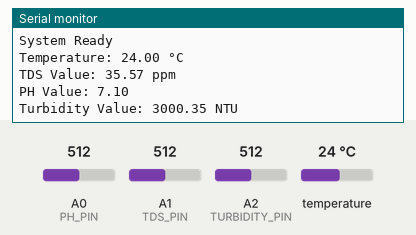
This sketch was run on a simulated Arduino Uno, built with avr-gcc and run on an emulated ATmega328P. Shown: the last lines printed to the serial monitor. Inputs (shaded band) come from the test bench; at power-on: temperature 24 °C, A0 (PH_PIN) = 512, A1 (TDS_PIN) = 512, A2 (TURBIDITY_PIN) = 512.

Above: at 1.5 s.
1.6 s: temperature set to 12 °C
3.1 s: A0 (PH_PIN) set to 716
At 3.31 s:
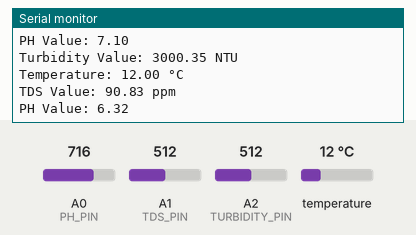
4.6 s: A1 (TDS_PIN) set to 716
At 5.29 s:
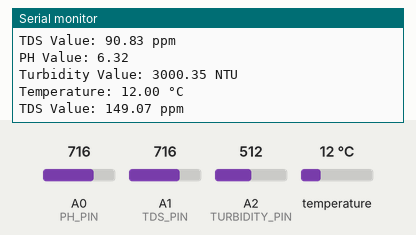
6.1 s: A2 (TURBIDITY_PIN) set to 716
At 7.46 s:
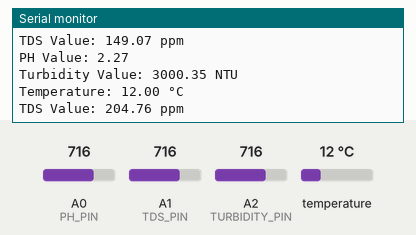
7.6 s: temperature set to 19 °C
At 8.4 s:
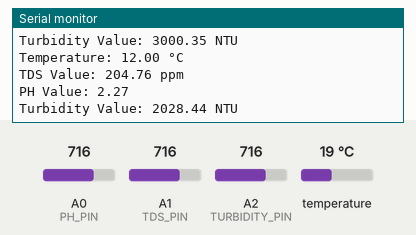
9.1 s: A0 (PH_PIN) set to 992
At 10.3 s:
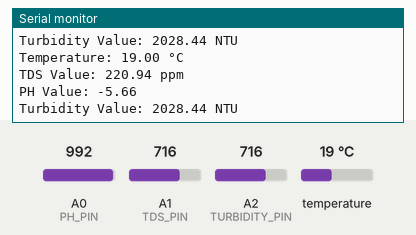
Timing chart, 0 to 11.6 s (numbered marks = the images above; inputs shaded):
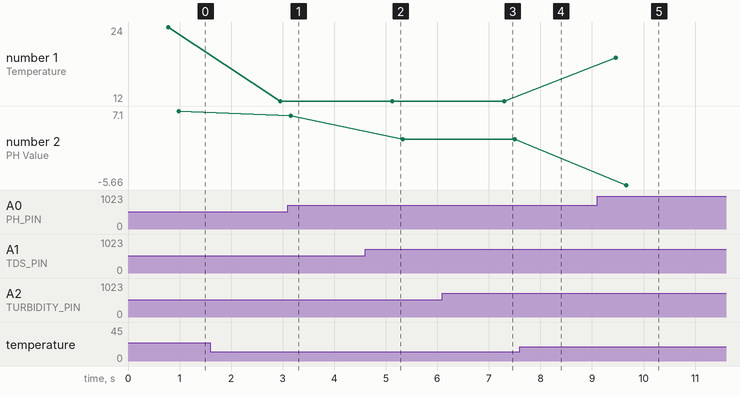

Measured:
- after the input at 3.1 s, the serial monitor: prints a new line after 0.05 s (image 1)
- after the input at 4.6 s, the serial monitor: prints a new line after 0.55 s (image 2)
- after the input at 9.1 s, the serial monitor: prints a new line after 0.57 s (image 5)
- plotted number 1: 24 → 12 after the input at 1.6 s
- plotted number 2: 7.1 → 6.32 after the input at 3.1 s, 2.27 → -5.66 after the input at 9.1 s

The sketch:

Tes_Sensor_Device.ino
```cpp
#define DEBUG true

#if DEBUG
  #define PRINT(x)    Serial.print(x)
  #define PRINTLN(x)  Serial.println(x)
#else
  #define PRINT(x)
  #define PRINTLN(x)
#endif

#include <OneWire.h>
#include <DallasTemperature.h>

// ================= DS18B20 =================
#define ONE_WIRE_BUS 4

OneWire oneWire(ONE_WIRE_BUS);
DallasTemperature sensors(&oneWire);

// ================= TDS =================
#define TDS_PIN A1
#define VREF 5.0
#define SCOUNT 30

int analogBuffer[SCOUNT];
int analogBufferIndex = 0;

float waterTemp = 25.0;
float tdsValue = 0;

// ================= FUNCTIONS =================
float readTempWater() {
  sensors.requestTemperatures();
  waterTemp = sensors.getTempCByIndex(0);

  PRINT("Temperature: ");
  PRINT(waterTemp);
  PRINTLN(" °C");

  return waterTemp;
}

void tdsRead() {
  analogBuffer[analogBufferIndex++] = analogRead(TDS_PIN);

  if (analogBufferIndex >= SCOUNT) analogBufferIndex = 0;

  long total = 0;
  for (int i = 0; i < SCOUNT; i++) {
    total += analogBuffer[i];
  }

  float averageADC = total / (float)SCOUNT;
  float averageVoltage = averageADC * VREF / 1024.0;

  float compensationCoefficient = 1.0 + 0.02 * (waterTemp - 25.0);
  float compensationVoltage = averageVoltage / compensationCoefficient;

  tdsValue = (
    133.42 * compensationVoltage * compensationVoltage * compensationVoltage
    - 255.86 * compensationVoltage * compensationVoltage
    + 857.39 * compensationVoltage
  ) * 0.5;

  PRINT("TDS Value: ");
  PRINT(tdsValue);
  PRINTLN(" ppm");
}

// ================= PH METER =================
#define PH_PIN A0
#define VREF 5.0
#define SAMPLE_COUNT 20

float slope25 = -5.66;   // hasil kalibrasi pada 25°C
float offset  = 21.20;

float readPH(float waterTemp) {
  long total = 0;
  for (int i = 0; i < 20; i++) {
    total += analogRead(PH_PIN);
    delay(10);
  }

  float voltage = (total / 20.0) * 5.0 / 1024.0;
  // Temperature Compensation
  float slopeTemp = slope25 * ((waterTemp + 273.15) / 298.15);
  float phValue = slopeTemp * voltage + offset;

  PRINT("PH Value: ");
  PRINTLN(phValue);
  return phValue;
}

// ================= KEKERUHAN AIR METER =================
#define TURBIDITY_PIN A2
#define VREF 5.0

float readTurbidity() {
  long total = 0;

  for (int i = 0; i < 20; i++) {
    total += analogRead(TURBIDITY_PIN);
    delay(10);
  }

  float adc = total / 20.0;
  float voltage = adc * VREF / 1024.0;

  float ntu = -1120.4 * voltage * voltage + 5742.3 * voltage - 4352.9;

  if (ntu < 0) ntu = 0;
  PRINT("Turbidity Value: ");
  PRINT(ntu);
  PRINTLN(" NTU");

  return ntu;
}

// ================= SETUP =================
void setup() {
  Serial.begin(9600);
  sensors.begin();

  PRINTLN("System Ready");
}

// ================= LOOP =================
void loop() {
  readTempWater();   // baca suhu 1x
  tdsRead();         // pakai suhu tersebut untuk kompensasi
  readPH(waterTemp);
  readTurbidity();
  delay(1000);
}
```
